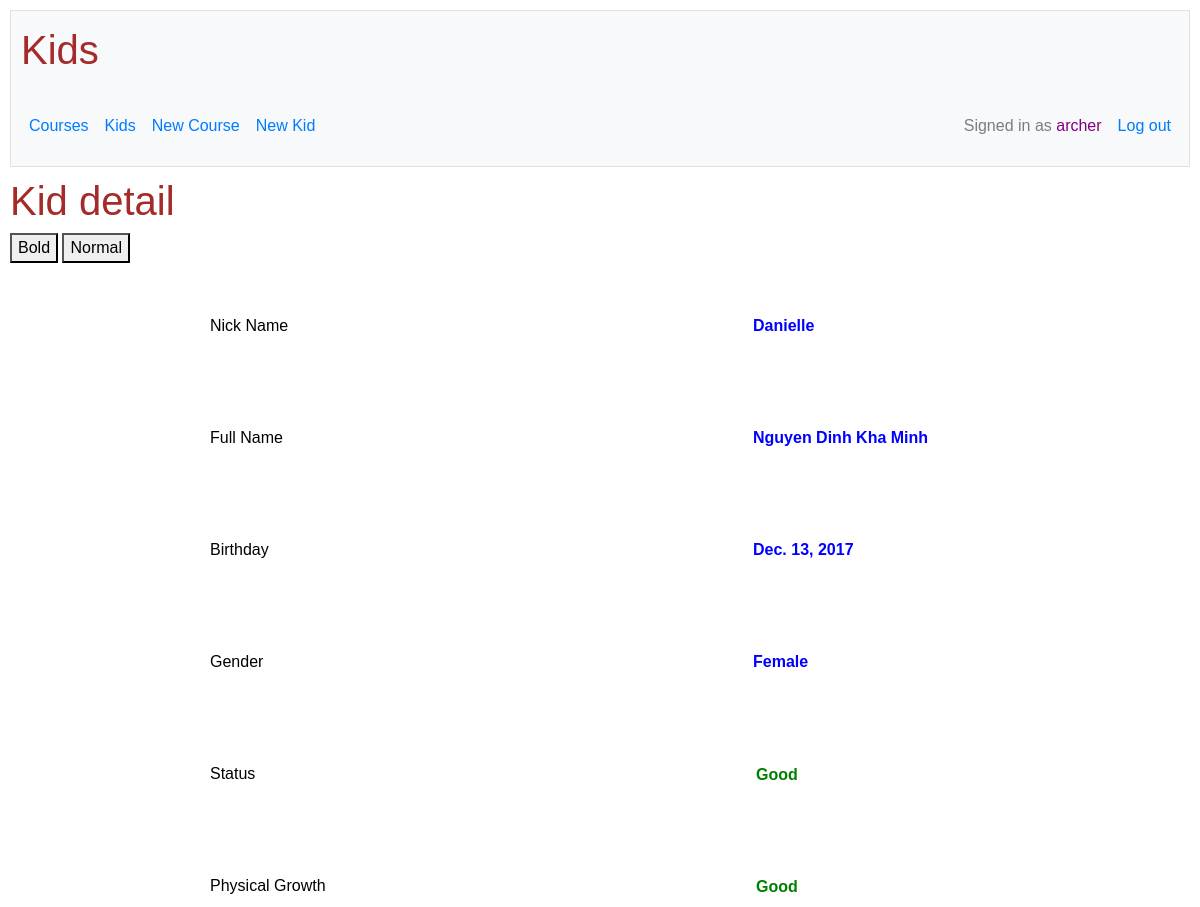
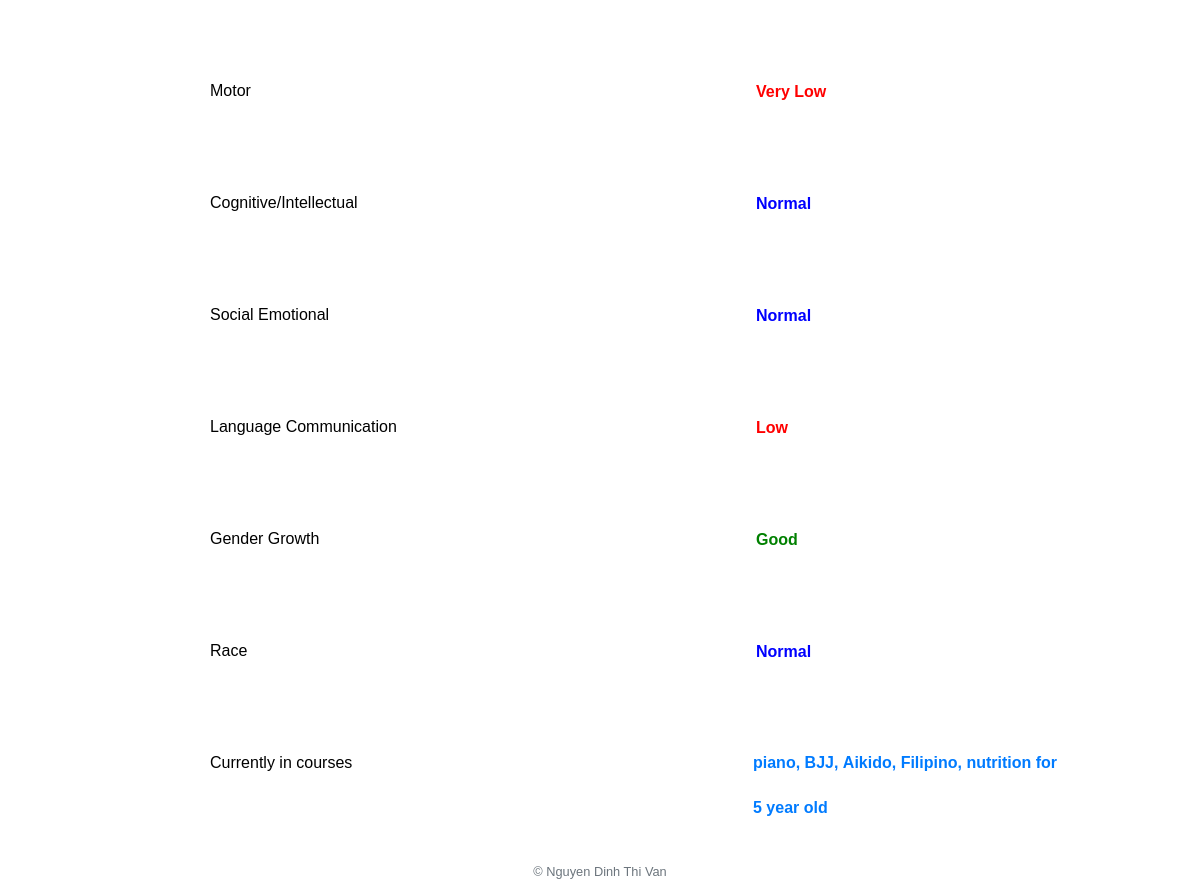
Screenshot of /kids/1 (signed in) with the database file from the repository (2 pictures, top to bottom).
### kids/models.py (models this page shows, shortened)
class User(AbstractUser):
    account = models.PositiveIntegerField(default=0)

class Kid(models.Model):
    nickname = models.CharField(max_length=255)
    full_name = models.CharField(max_length=255)
    birthday = models.DateField()
    parent = models.ForeignKey(User, blank=True, null=True, on_delete=models.CASCADE, related_name='creators')
    time = models.IntegerField(default=672)
    class Gender(models.TextChoices):
        FEMALE = 'FE', 'Female'
        MALE = 'MA', 'Male'
    gender = models.CharField(
        max_length=2,
        choices=Gender.choices
    )
    class Status(models.IntegerChoices):
        VERY_LOW = 1
        LOW = 2
        NORMAL = 3
        GOOD = 4
        EXCELLENT = 5
    status = models.IntegerField(choices=Status.choices)
    physical_growth = models.IntegerField(choices=Status.choices, default=3)
    motor = models.IntegerField(choices=Status.choices, default=3)
    cog_int = models.IntegerField(choices=Status.choices, default=3)
    social_emotional = models.IntegerField(choices=Status.choices, default=3)
    language_communication = models.IntegerField(choices=Status.choices, default=3)
    gender_growth = models.IntegerField(choices=Status.choices, default=3)
    race = models.IntegerField(choices=Status.choices, default=3)

class Course(models.Model):
    title = models.CharField(max_length=255)
    description = models.TextField(max_length=1000)
    category = models.CharField(max_length=255, blank=True)
    img_URL = models.URLField(blank=True)
    goal = models.ManyToManyField(Aspect, blank=True, related_name="target")
    cost = models.IntegerField(default=0)
    starting_date = models.DateField(blank=True)
    time_cost = models.IntegerField()
    student = models.ManyToManyField(Kid, blank=True, related_name="learner")
    active = models.BooleanField(default=True)
    def __str__(self):
        return f"{self.title}"

### kids/views.py (the view)
# urls.py: path('kids/<int:kid_id>', views.kid_detail, name="kid_detail"),
@login_required
def kid_detail(request, kid_id):
    try:
        kid = Kid.objects.get(pk=kid_id)
    except ObjectDoesNotExist:
        return render(request, "kids/kids.html", {
            "nay_message": "Kid does not exist",
            "kids": Kid.objects.filter(parent=request.user)
        })
    kids = Kid.objects.filter(parent=request.user)
    if kid not in kids:
        return render(request, "kids/kids.html", {
            "nay_message": "You are allowed to view your kids information only!",
            "kids": Kid.objects.filter(parent=request.user)
        })
    if 'nay_message' not in request.session:
        request.session['nay_message'] = []
    if 'yay_message' not in request.session:
        request.session['yay_message'] = []
    nay_message = request.session['nay_message']
    yay_message = request.session['yay_message']
    request.session['nay_message'] = ""
    request.session['yay_message'] = ""
    details_1 = [
        {'key':'Nick Name', 'sub':'nickname','value': kid.nickname},
        {'key':'Full Name', 'sub':'full_name','value': kid.full_name},
        {'key':'Birthday', 'sub':'birthday','value': kid.birthday},
        {'key':'Gender', 'sub':'gender','value': kid.get_gender_display}
    ]
    details_2 = [
        {'key':'Status', 'sub':'status','value': kid.get_status_display},
        {'key':'Physical Growth', 'sub':'physical_growth', 'value': kid.get_physical_growth_display},
        {'key':'Motor', 'sub':'motor','value': kid.get_motor_display},
        {'key':'Cognitive/Intellectual', 'sub':'cog_int', 'value': kid.get_cog_int_display},
        {'key':'Social Emotional', 'sub':'social_emotional', 'value': kid.get_social_emotional_display},
        {'key':'Language Communication', 'sub':'language_communication', 'value': kid.get_language_communication_display},
        {'key':'Gender Growth', 'sub':'gender_growth', 'value': kid.get_gender_growth_display},
        {'key':'Race', 'sub': 'race', 'value': kid.get_race_display}
    ]
    courses = kid.learner.all()
    return render(request, "kids/kid_detail.html", {
        "details_1": details_1,
        "details_2": details_2,
        "kid": kid,
        "courses": courses,
        "nay_message": nay_message,
        "yay_message": yay_message
    })

### kids/templates/kids/kid_detail.html (shortened to what this page needs)
{% extends "kids/layout.html" %}
{% load static %}
{% block main %}
    <h1>Kid detail</h1>
    <button class="color-btn" data-font_weight="bold">Bold</button>
    <button class="color-btn" data-font_weight="normal">Normal</button>
    {% for detail in details_1 %}
        <div class="list-line-detail">
            <div class="list-left-detail">
                <p>{{ detail.key }}</p>
            </div>
            <div class="list-right-detail">
                <strong>{{ detail.value }}</strong>
            </div>
        </div>
    {% endfor %}
    {% for detail in details_2 %}
        <div class="list-line-detail">
            <div class="list-left-detail">
                <p>{{ detail.key }}</p>
            </div>
            <div class="list-right-detail-link">
                <form action="{% url 'kids:evaluate' %}" method="post">
                    <button class="btn btn-link">
                        {% if detail.value == 'Very Low' or detail.value == 'Low' %}
                            <strong style="color: red;">{{ detail.value }}</strong>
                        {% elif detail.value == 'Excellent' or detail.value == 'Good' %}
                            <strong style="color: green;">{{ detail.value }}</strong>
                        {% else %}
                            <strong style="color: blue;">{{ detail.value }}</strong>
                        {% endif %}
                    </button>
                </form>
            </div>
        </div>
    {% endfor %}
    <div class="list-line-detail">
        <div class="list-left-detail">
            <p>Currently in courses</p>
        </div>
        <div class="list-right-detail">
            {% for course in courses %}
                {% if not forloop.last %}
                    <a href="{% url 'kids:course_register' course_id=course.id %}">
                        <strong>{{ course }},</strong>
                    </a>
                {% else %}
                    <a href="{% url 'kids:course_register' course_id=course.id %}">
                        <strong>{{ course }}</strong>
                    </a>
                {% endif %}
            {% empty %}
                <strong>This kid was not in any course yet.</strong>
                <a href="{% url 'kids:index' %}">Go to course list</a>
            {% endfor %}
        </div>
    </div>
{% endblock %}

### kids/templates/kids/layout.html (shortened to what this page needs)
{% load static %}
<!DOCTYPE html>
<html lang="en">
    <head>
        <link rel="stylesheet" href="https://cdn.jsdelivr.net/npm/bootstrap@4.5.3/dist/css/bootstrap.min.css">
        <link rel="stylesheet" href="{% static 'kids/styles.css' %}">
    </head>
    <body>
        <nav class="navba navbar-expand-md navbar-light bg-light border">
            <a class="navbar-brand" href="{% url 'kids:index' %}"><span><h1>Kids</h1></span></a>
            <div class="collapse navbar-collapse" id="navbar">
                <ul class="navbar-nav mr-auto mt-2">
                    <li class="nav-link">
                        <a href="{% url 'kids:index' %}">
                            <b-button title="list all courses">
                                Courses
                            </b-button>
                        </a>
                    </li>
                    {% if user.is_authenticated %}
                        <li class="nav-link">
                            <a href="{% url 'kids:kids' %}">
                                <b-button title="list all your kids">
                                    Kids
                                </b-button>
                            </a>
                        </li>
                        <li class="nav-link">
                            <a href="{% url 'kids:add_course' %}">
                                <b-button title="add a new course">
                                    New Course
                                </b-button>
                            </a>
                        </li>
                        <li class="nav-link">
                            <a href="{% url 'kids:add_kid' %}">
                                <b-button title="add a new kid">
                                    New Kid
                                </b-button>
                            </a>
                        </li>
                    {% endif %}
                </ul>
                <ul class="navbar-nav ml-auto mt-2">
                    {% if user.is_authenticated %}
                        <li class="nav-link">Signed in as <span style="color: purple;">{{ user.username }}</span></li>
                        <li class="nav-link"><a href="{% url 'kids:logout' %}">Log out</a></li>
                    {% else %}
                        <li class="nav-link">Not signed in</li>
                        <li class="nav-link"><a href="{% url 'kids:login' %}">Log in</a></li>
                        <li class="nav-link"><a href="{% url 'kids:register' %}">Register</a></li>
                    {% endif %}
                </ul>
            </div>
        </nav>
        <main>
            {% block main %}{% endblock %}
        </main>
        <footer class="small text-center text-muted">
            &#169; Nguyen Dinh Thi Van
        </footer>
    </body>
</html>

### kids/static/kids/styles.css (style rules this page uses)
body { font-family: sans-serif; font-size: 16px; }
.input-line, .list-line, .list-line-kids, .list-line-detail, .list-line-detail-2 { clear: both; vertical-align: baseline; padding: 30px 0 30px 0; }
.input-left, .list-left, .list-left-detail, .list-left-detail-2 { float: left; min-width: 0; width: 22%; height: 42px; line-height: 45px; vertical-align: middle; }
.input-right, .list-right, .list-right-detail, .list-right-detail-2, .list-right-detail-link { display: inline-block; vertical-align: middle; min-width: 167px; min-height: 41px; height: 42px; width: 32%; line-height: 45px; }
body { color: black; padding: 10px; }
main { min-height: 400px; }
nav { padding: 10px; margin-bottom: 10px; }
footer { margin-top: 50px; }
h1 { color: brown; }
li { line-height: 45px; }
.list-line-detail { margin: 10px 0 10px 200px; }
.list-left-detail { width: 35%; }
.list-right-detail { margin-left: 200px; color: blue; }
.list-right-detail-link { margin-left: 160px; }
form { margin-left: 30px; }

### rows the page displays
User: username "archer"
Kid: value "Danielle" "Nguyen Dinh Kha Minh" "Dec. 13, 2017" "Female", value "Good" "Good" "Good", value "Very Low" "Low", value "Normal" "Normal" "Normal"
Course: title "piano"
Course: title "BJJ"
Course: title "Aikido"
Course: title "Filipino"
Course: title "nutrition for 5 year old"

### other values shown
{{ detail.key }} "Nick Name" "Full Name" "Birthday" "Gender"
{{ detail.key }} "Status" "Physical Growth" "Motor" "Cognitive/Intellectual" "Social Emotional" "Language Communication" "Gender Growth" "Race"
